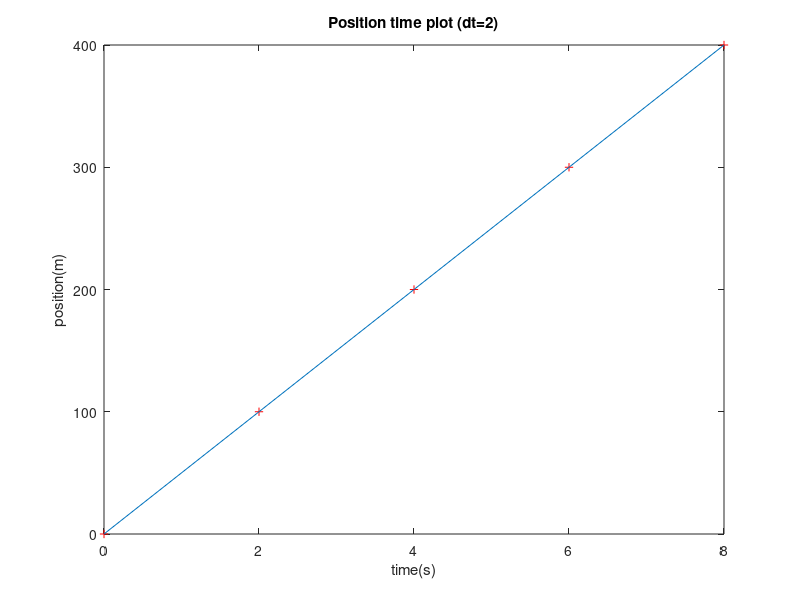

This chart was generated by the following MATLAB code:
%Uniform motion
clear all;
close all;
clear;

v=50;
timeStart=0;
timeEnd=10;
dt=2;
numberOfPoints=(timeEnd- timeStart)/dt;

Time = zeros(numberOfPoints,1);
Position = zeros(numberOfPoints,1);

for step=1:numberOfPoints-1
  Position(step+1)=Position(step)+v*dt;
  Time(step+1)=Time(step)+dt;
end;
Analytical=Time.*v;
plot(Time,Position,'r+',Time,Analytical),xlabel('time(s)'),ylabel('position(m)'),title(strcat(strcat('Position time plot (dt=',num2str(dt)),')'));
